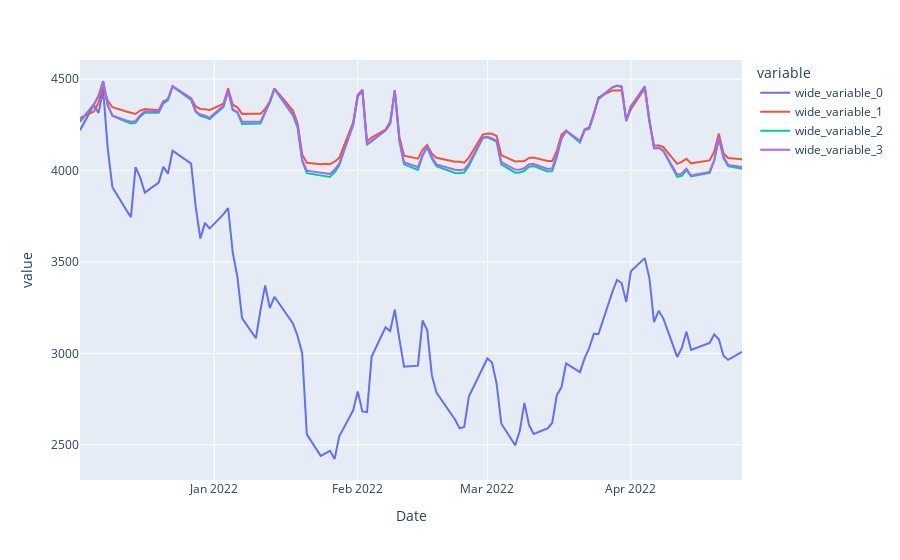

The notebook cell saved with this chart:
### Code cell
df = pd.DataFrame(columns = ['MAE', 'MSE', 'R2'], index = ['5','20', '50'])
show_results(df,rf_se5, rf_se20,rf_se50)
